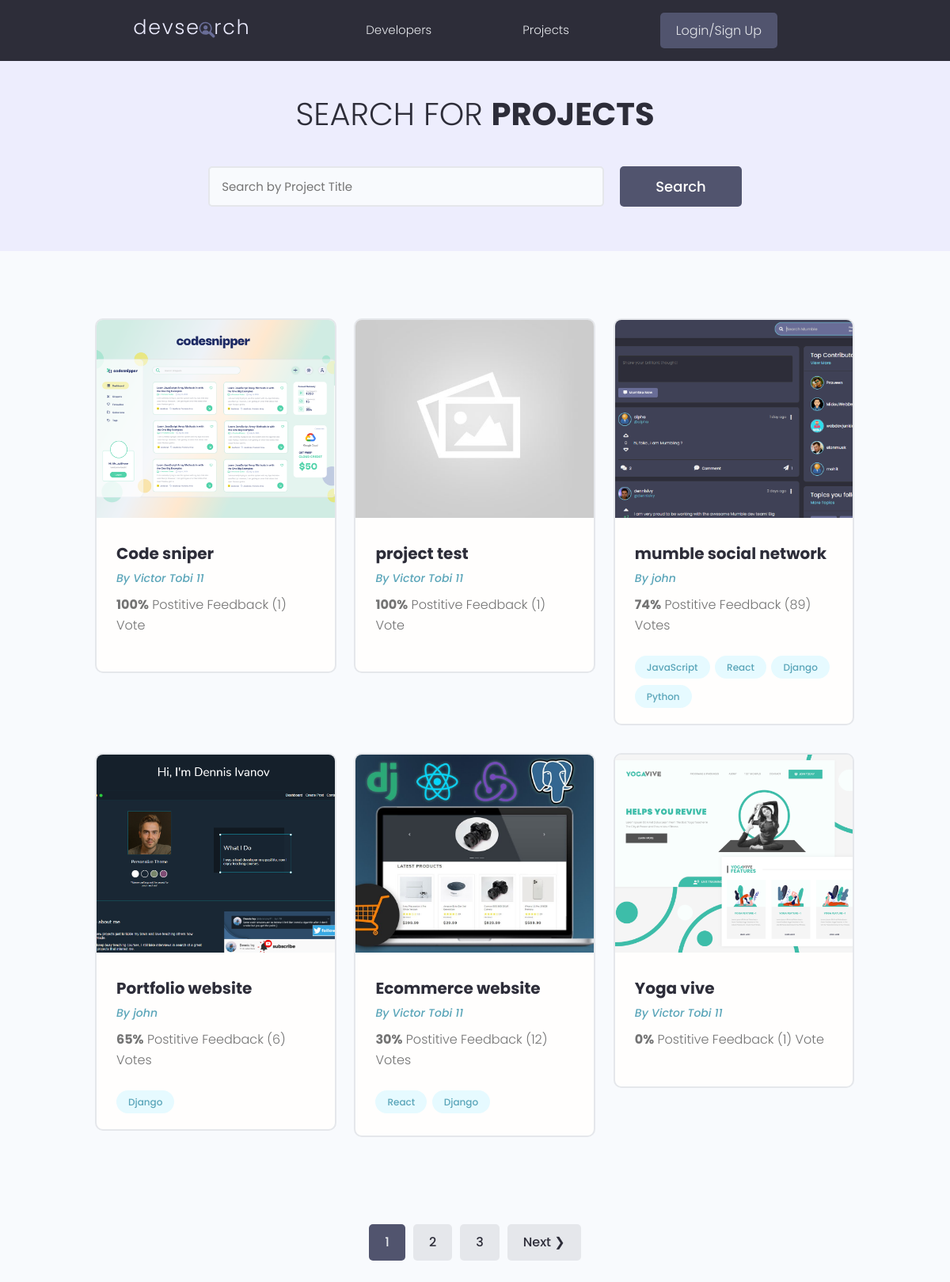
/projects/, run on the app's committed database.
### projects/models.py (models this page shows, shortened)
class Project(models.Model):
    owner = models.ForeignKey(Profile, null=True, blank=True, on_delete=models.SET_NULL)
    title = models.CharField(max_length=200)
    description = models.TextField(null=True, blank=True)
    featured_image = models.ImageField(null=True, blank=True, default="default.jpg")
    demo_link = models.CharField(max_length=2000, null=True, blank=True)
    source_link = models.CharField(max_length=2000, null=True, blank=True)
    tags = models.ManyToManyField('Tag', blank=True)
    vote_total = models.IntegerField(default=0, null=True, blank=True)
    vote_ratio = models.IntegerField(default=0, null=True, blank=True)
    created = models.DateTimeField(auto_now_add=True)
    id = models.UUIDField(default=uuid.uuid4, unique=True,
             primary_key=True, editable=False)
    class Meta:
        ordering = ['-vote_ratio', '-vote_total', 'title']

class Tag(models.Model):
    name = models.CharField(max_length=200)
    created = models.DateTimeField(auto_now_add=True)
    id = models.UUIDField(default=uuid.uuid4, unique=True,
                primary_key=True, editable=False)
    def __str__(self):
        return self.name

### users/models.py (models this page shows, shortened)
class Profile(models.Model):
    user = models.OneToOneField(User, on_delete=models.CASCADE, null=True, blank=True)
    name = models.CharField(max_length=200, blank=True, null=True)
    email = models.EmailField(max_length=500, blank=True, null=True)
    username = models.CharField(max_length=200, blank=True, null=True)
    location = models.CharField(max_length=200, blank=True, null=True)
    short_intro = models.CharField(max_length=200, blank=True, null=True)
    bio = models.TextField(blank=True, null=True)
    profile_image = models.ImageField(
        null=True, blank=True, upload_to='profiles/', default="profiles/user-default.png")
    social_github = models.CharField(max_length=200, blank=True, null=True)
    social_twitter = models.CharField(max_length=200, blank=True, null=True)
    social_linkedin = models.CharField(max_length=200, blank=True, null=True)
    social_youtube = models.CharField(max_length=200, blank=True, null=True)
    social_website = models.CharField(max_length=200, blank=True, null=True)
    created = models.DateTimeField(auto_now_add=True)
    id = models.UUIDField(default=uuid.uuid4, unique=True,
         primary_key=True, editable=False)

### projects/views.py (the view)
# urls.py: path('projects/', include('projects.urls')),
def projects(request):
    projects, search_query = searchProjects(request)
    custom_range, projects = paginateProjects(request, projects, 6)
    context = { 'projects':projects, 'search_query':search_query,
             'custom_range':custom_range}
    return render(request, 'projects/projects.html', context)

### projects/utils.py (called while the page is built)
def searchProjects(request):
    search_query = ''
    if request.GET.get('search_query'):
        search_query = request.GET.get('search_query')
    tags = Tag.objects.filter(name__icontains=search_query)
    projects = Project.objects.distinct().filter(
        Q(title__icontains=search_query) |
        Q(description__icontains=search_query) |
        Q(owner__name__icontains=search_query) |
        Q(tags__in=tags)
    )
    return projects, search_query

def paginateProjects(request, projects, results):
    page = request.GET.get('page')
    paginator = Paginator(projects, results)
    try:
        projects = paginator.page(page)
    except PageNotAnInteger:
        page = 1
        projects = paginator.page(page)
    except EmptyPage:
        page = paginator.num_pages
        projects = paginator.page(page)
    leftIndex = (int(page) - 4)
    if leftIndex < 1:
        leftIndex = 1
    rightIndex = (int(page) + 5)
    if rightIndex > paginator.num_pages:
        rightIndex = paginator.num_pages + 1
    custom_range = range(leftIndex, rightIndex)
    return custom_range, projects

### projects/templates/projects/projects.html (shortened to what this page needs)
{% extends 'main.html' %}
{% block content %}
  <main class="projects">
    <section class="hero-section text-center">
      <div class="container container--narrow">
        <div class="hero-section__box">
          <h2>Search for <span>Projects</span></h2>
        </div>
        <div class="hero-section__search">
          <form id="searchForm" class="form" action="{% url 'projects' %}" method="get">
            <div class="form__field">
              <input class="input input--text" id="formInput#search" type="text" name="search_query"
                value="{{search_query}}" placeholder="Search by Project Title" />
            </div>
            <input class="btn btn--sub btn--lg" type="submit" value="Search" />
          </form>
        </div>
      </div>
    </section>
    <section class="projectsList">
      <div class="container">
        <div class="grid grid--three">
           {% for project in projects %}
          <div class="column">
            <div class="card project">
              <a href="{% url 'project' project.id %}" class="project">
                <img class="project__thumbnail" src="{{project.featured_image.url}}" alt="project thumbnail" />
                <div class="card__body">
                  <h3 class="project__title">{{project.title}}</h3>
                  <p><a class="project__author" href="{% url 'user-profile' project.owner.id %}">By {{project.owner.name}}</a></p>
                  <p class="project--rating">
                    <span style="font-weight: bold;">{{project.vote_ratio}}%</span> Postitive
                    Feedback ({{project.vote_total}}) Vote{{project.vote_total|pluralize:"s"}}
                  </p>
                  <div class="project__tags">
                    {% for tag in project.tags.all %}
                    <span class="tag tag--pill tag--main">
                      <small>{{tag}}</small>
                    </span>
                    {% endfor %}
                  </div>
                </div>
              </a>
            </div>
          </div>
          {% endfor %}
    </section>
    {% include 'pagination.html' with queryset=projects custom_range=custom_range %}
  </main>
</body>
</html>
{% endblock content %}

### templates/main.html (shortened to what this page needs)
<!DOCTYPE html>
{% load static %}
<html lang="en">
<head>
  <link rel="stylesheet" href="https://cdn.iconmonstr.com/1.3.0/css/iconmonstr-iconic-font.min.css" />
  <link rel="stylesheet" href="{% static 'uikit/styles/uikit.css' %}" />
  <link rel="stylesheet" href="{% static 'styles/app.css' %}" />
</head>
<body>
    {% include 'navbar.html' %}
    {% block content %}
    {% endblock content %}
</body>
</html>

### templates/navbar.html (shortened to what this page needs)
{% load static %}
<header class="header">
  <div class="container container--narrow">
    <a href="{% url 'profiles' %}" class="header__logo">
      <img src="{% static 'images/logo.svg' %}" alt="DevSearch Logo" />
    </a>
    <nav class="header__nav">
      <ul class="header__menu">
        <li class="header__menuItem"><a href="{% url 'profiles' %}">Developers</a></li>
        <li class="header__menuItem"><a href="{% url 'projects' %}">Projects</a></li>
        {% if request.user.is_authenticated %}
        <li class="header__menuItem"><a href="{% url 'inbox' %}">Inbox</a></li>
        <li class="header__menuItem"><a href="{% url 'account' %}">Account</a></li>
        <li class="header__menuItem"><a href="{% url 'logout' %}" class="btn btn--sub">Logout</a></li>
        {% else %}
        <li class="header__menuItem"><a href="{% url 'login' %}" class="btn btn--sub">Login/Sign Up</a></li>
        {% endif %}
      </ul>
    </nav>
  </div>
</header>

### templates/pagination.html (shortened to what this page needs)
{% if queryset.has_other_pages %}
<div class="pagination">
    <ul class="container">
        {% for page in custom_range  %}
        {% if page == queryset.number %}
        <li><a href="?page={{page}}" class="btn page-link btn--sub" data-page="{{page}}">{{page}}</a></li>
        {% else %}
        <li><a href="?page={{page}}" class="btn page-link" data-page="{{page}}">{{page}}</a></li>
        {% endif %}
        {% endfor %}
        {% if queryset.has_next %}
        <li><a href="?page={{queryset.next_page_number}}" class="btn page-link" data-page="{{queryset.next_page_number}}"> Next &#10095;</a></li>
        {% endif %}
    </ul>
</div>
{% endif %}

### static/styles/app.css (style rules this page uses)
:root { --color-sub: #2d2d39; }
.btn--sub { background-color: var(--color-sub-light); }
.card { border: 2px solid var(--color-light); }
img { width: 100%; }
.header { position: sticky; z-index: 111; background-color: var(--color-sub); padding: 1.5rem 0; }
.header > .container { display: flex; justify-content: space-between; align-items: center; }
.header__logo > img { height: 3.8rem; }
.header__nav > ul { display: inline-flex; align-items: center; list-style: none; gap: 6.5rem; }
.header__menuItem > a { color: var(--color-light); font-weight: 300; margin-right: 50px; }
.hero-section { height: 40vh; display: flex; align-items: center; background-color: var(--color-sub); }
.hero-section__box { margin-bottom: 4rem; }
.hero-section__box > h2, .hero-section__box > h2 > span { font-size: 4rem; color: var(--color-light); line-height: 1.3; text-transform: uppercase; }
.hero-section__box > h2 { font-weight: 300; }
.hero-section__box > h2 > span { font-weight: 700; }
.hero-section__search > .form { display: flex; align-items: center; justify-content: center; gap: 2rem; }
.hero-section__search > .form input.input--text { width: 50rem; }
.pagination { margin-top: 8rem; margin-bottom: 10rem; }
.pagination > ul { flex-wrap: wrap; list-style: none; display: flex; align-items: center; justify-content: center; gap: 1rem; }
.pagination .btn { color: var(--color-sub); }
.pagination .btn.btn--sub { color: var(--color-light); }
.project__author { font-size: 1.4rem; font-style: italic; }
.project--rating { margin-bottom: 1.6em; margin-top: .5em; }
.projects > .hero-section { background: var(--color-sub-lighter); height: 30vh; }
.projects .hero-section__box { margin-bottom: 2.5rem; }
.projects .hero-section__box > h2 { color: var(--color-sub); }
.projects .hero-section__box > h2 > span { font-weight: 700; color: var(--color-sub); }
.projectsList { margin-top: 8rem; }
.project__thumbnail { height: 25rem; object-fit: cover; object-position: top center; }
.project__title { font-size: 2rem; font-weight: 700; color: var(--color-sub); }

### static/uikit/styles/modules/_variables.css (style rules this page uses)
:root { --color-main: #5aa5b9; --color-main-light: #e6faff; --color-sub: #3f4156; --color-sub-light: #51546e; --color-sub-lighter: #ededfd; --color-text: #737373; --color-gray: #8b8b8b; --color-light: #e5e7eb; --color-light-gray: #767676; --color-bg: #f8fafd; --color-white: #fffefd; --color-white-light: #f3f3f3; --color-success: #359e64; --color-success-bg: #def8e8; --color-error: #fc4b0b; --color-error-bg: #fff2ee; --font-base: 'Poppins', arial, helvetica, 'Segoe UI', roboto, ubuntu, sans-serif; --font-monospace: 'Fira Code', 'Courier New', courier, monospace; --font-regular: 300; --font-medium: 500; --font-bold: 700; --generic-shadow: 1px 1px 5px #00000010; --generic-transition: all 0.3s ease-in-out; }

### static/uikit/styles/modules/_base.css (style rules this page uses)
* { margin: 0; padding: 0; box-sizing: border-box; text-rendering: optimizeLegibility; color: inherit; font-size: inherit; }
html { font-size: 50%; }
@media only screen and (min-width: 480px) { html { font-size: 56.25%; } }
@media only screen and (min-width: 1200px) { html { font-size: 62.5%; } }
body { line-height: 1.6; font-weight: 400; font-size: 1.5rem; color: var(--color-text); background-color: var(--color-bg); min-height: 100vh; }

### static/uikit/styles/modules/_typography.css (style rules this page uses)
* { font-family: var(--font-base); }
h2 { font-size: 3.6rem; font-weight: var(--font-bold); }
h3 { font-size: 3.2rem; font-weight: var(--font-medium); }
p, span, strong { font-size: 1.6rem; color: var(--color-text); font-weight: var(--font-regular); }
a { padding-bottom: 2px; text-decoration: none; display: inline-block; color: var(--color-main); font-weight: var(--font-medium); }

### static/uikit/styles/modules/_utilities.css (style rules this page uses)
.container { width: 92%; max-width: 165rem; margin: 0 auto; box-sizing: border-box; }
.container--narrow { width: 92%; max-width: 120rem; }
@media screen and (min-width: 1000px) { .container { width: 90%; } }
@media screen and (min-width: 1000px) { .container--narrow { width: 85%; } }
@media screen and (min-width: 1200px) { .container { width: 80%; } }
@media screen and (min-width: 1200px) { .container--narrow { width: 72%; } }
.text-center { text-align: center; }

### static/uikit/styles/modules/_card.css (style rules this page uses)
.card { border-radius: 1rem; background-color: var(--color-white); border: 1.5px solid var(--color-light); width: auto; height: auto; margin-top: 0.5rem; margin-bottom: 0.5rem; overflow: hidden; }
.card__body, .card__header { padding: 2rem 2.5rem; }

### data on the page
Project: featured_image (picture), title "Code sniper", owner.name "Victor Tobi 11", vote_ratio "100", vote_total "1"
Project: featured_image (placeholder picture), title "project test", owner.name "Victor Tobi 11", vote_ratio "100", vote_total "1"
Project: featured_image (picture), title "mumble social network", owner.name "john", vote_ratio "74", vote_total "89"
Tag: name "JavaScript"
Tag: name "React"
Tag: name "Django"
Tag: name "Python"
Project: featured_image (picture), title "Portfolio website", owner.name "john", vote_ratio "65", vote_total "6"
Project: featured_image (picture), title "Ecommerce website", owner.name "Victor Tobi 11", vote_ratio "30", vote_total "12"
Project: featured_image (picture), title "Yoga vive", owner.name "Victor Tobi 11", vote_ratio "0", vote_total "1"

### other printed values
{{ page }} "1"
{{ page }} "2" "3"
